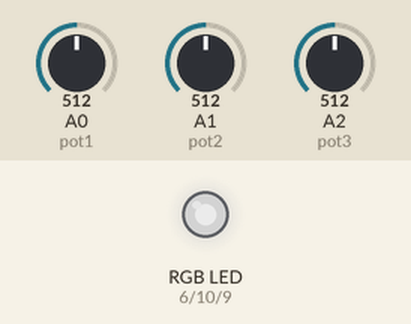
A sketch run on a simulated Arduino Uno, built with avr-gcc and run on an emulated ATmega328P. Shown: an RGB LED mixed from three pins (HIGH = lit). The test bench sets the inputs (shaded band); at power-on: A0 (pot1) = 512, A1 (pot2) = 512, A2 (pot3) = 512. Dim RGB values are drawn brighter than linear.

Above: at 1.2 s.
1.3 s: A0 (pot1) set to 716
At 2.0 s:
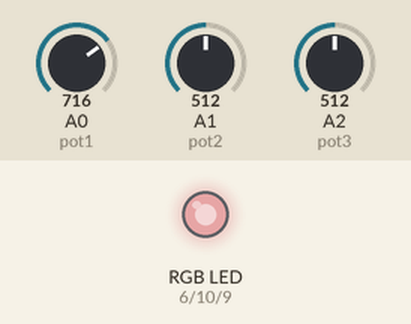
2.8 s: A1 (pot2) set to 716
At 3.2 s:
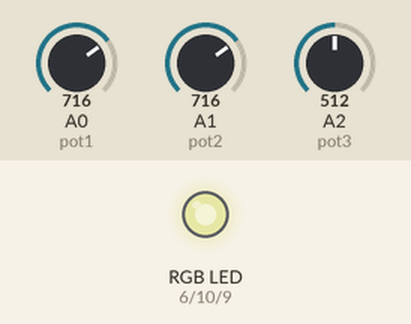
4.3 s: A2 (pot3) set to 716
At 5.5 s:
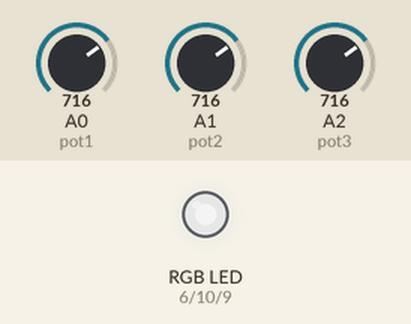
5.8 s: A0 (pot1) set to 900
At 6.7 s:
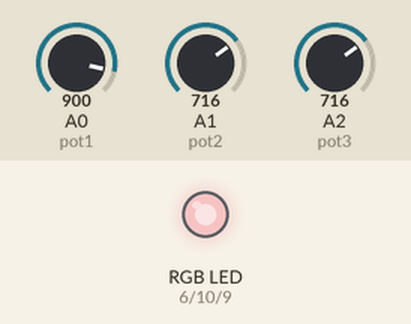
7.3 s: A1 (pot2) set to 900
At 7.8 s:
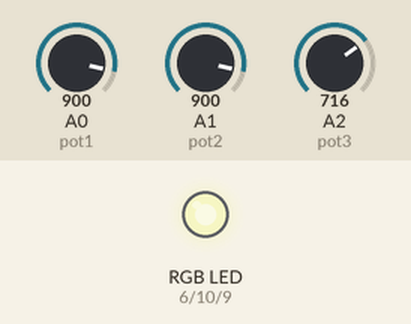
8.8 s: A2 (pot3) set to 900
At 10.1 s:
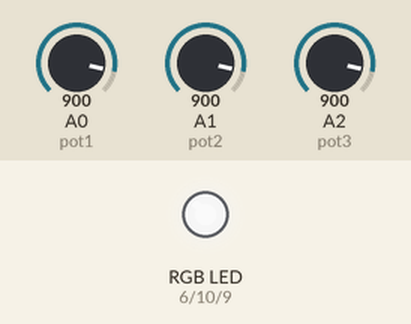
Timing chart, 0 to 11.3 s (numbered marks = the images above; inputs shaded):
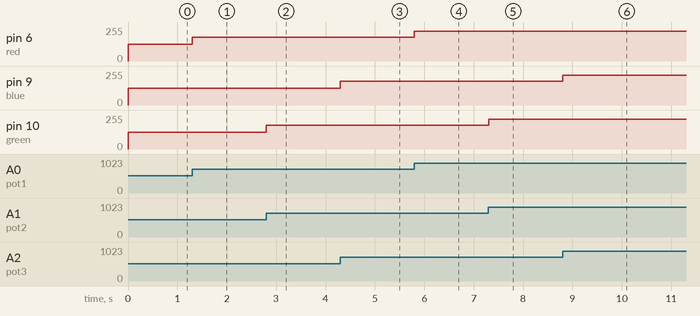

Measured:
- after the input at 1.3 s, pin 6 (red): 127/255 → 178/255 at once
- after the input at 2.8 s, pin 10 (green): 127/255 → 178/255 at once
- after the input at 4.3 s, pin 9 (blue): 127/255 → 178/255 at once
- after the input at 5.8 s, pin 6 (red): 178/255 → 224/255 at once
- after the input at 7.3 s, pin 10 (green): 178/255 → 224/255 at once
- after the input at 8.8 s, pin 9 (blue): 178/255 → 224/255 at once

The sketch:

Practica_7.ino
```cpp
/*
  Control del color emitido por un led RGB mediante tres potenciometros
  que controlan la componente RGB del Led independientemente.

*/

int red = 6;
int green = 10;
int blue = 9;

int valorRed;
int valorGreen;
int valorBlue;

const int pot1 = A0;
const int pot2 = A1;
const int pot3 = A2;

void setup(){

 pinMode(red, OUTPUT);
 pinMode(green, OUTPUT);
 pinMode(blue, OUTPUT);
}

void loop(){
 valorRed = map(analogRead(pot1),0,1023,0,255);
 valorGreen = map(analogRead(pot2),0,1023,0,255);
 valorBlue = map(analogRead(pot3),0,1023,0,255);

 analogWrite(red, valorRed);
 analogWrite(green, valorGreen);
 analogWrite(blue, valorBlue);


}
```
